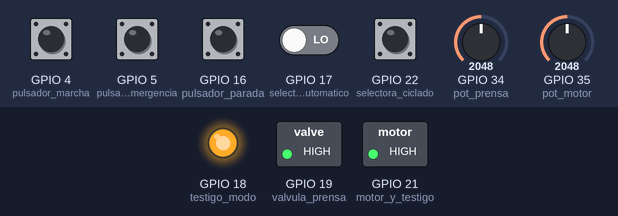
Bench run of a sketch on a simulated ESP32. Parts: switched loads named in the sketch (green lamp = pin HIGH), output pins drawn as LEDs (lit = HIGH). Dashed ring = blinking. The inputs (shaded band) are chosen by the test bench; at power-on: GPIO 4 (pulsador_marcha), GPIO 5 (pulsador_emergencia) HIGH, GPIO 16 (pulsador_parada), GPIO 17 (selectora_automatico), GPIO 22 (selectora_ciclado) LOW, GPIO 34 (pot_prensa) = 2048, GPIO 35 (pot_motor) = 2048. What the sketch prints to the serial monitor is not drawn.

Above: at 1.2 s.
1.3 s: GPIO 4 (pulsador_marcha) pulled LOW for 0.15 s
At 3.2 s:
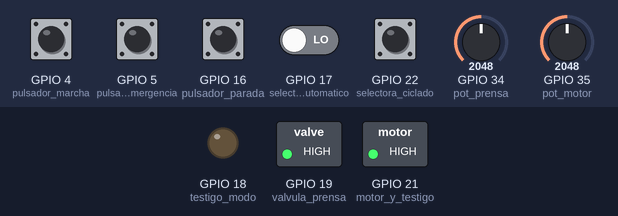
4.4 s: GPIO 5 (pulsador_emergencia) pulled LOW for 0.15 s
At 4.8 s:
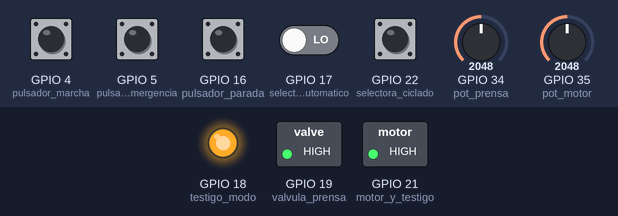
6.0 s: GPIO 4 (pulsador_marcha) pulled LOW for 1 s
At 9.6 s:
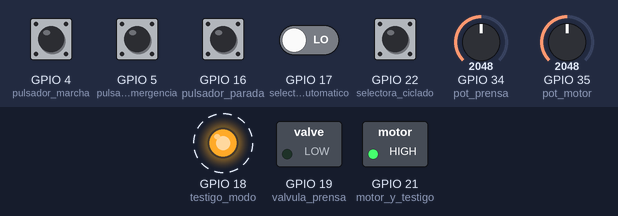
13.1 s: GPIO 5 (pulsador_emergencia) pulled LOW for 1 s
At 14.9 s:
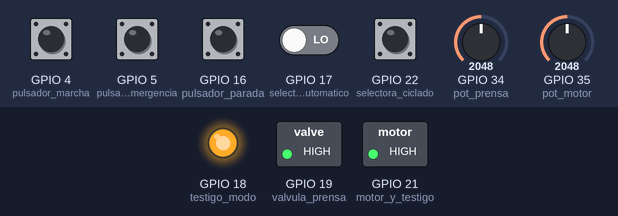
15.6 s: GPIO 4 (pulsador_marcha) driven LOW and GPIO 17 (selectora_automatico) driven HIGH
At 24.0 s:
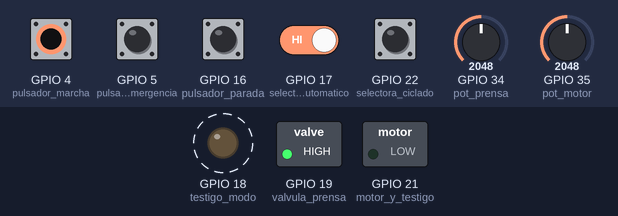
Timing chart, 0 to 24.7 s (numbered marks = the images above; inputs shaded):
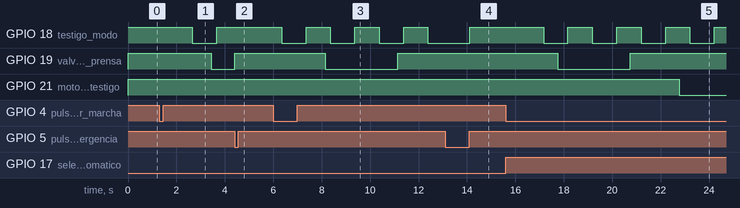

The sketch:

main_automatico_ciclado.ino
```cpp
// PROGRAMA - MODO AUTOMATICO y CICLADO

// --- DEFINICIONES DE PINES ---

// Entradas Pulsadores
const int pulsador_marcha = 4;
const int pulsador_parada = 16;
const int pulsador_emergencia = 5;

// Entradas Llave Selectora
const int selectora_automatico = 17;
const int selectora_ciclado = 22;

// Entradas Potenciómetros
const int pot_prensa = 34;
const int pot_motor = 35;

// Salidas Testigos
const int testigo_modo = 18;

// Salidas Potencia
const int valvula_prensa = 19;
const int motor_y_testigo = 21;

// --- VARIABLES ---

// Variables Máquina de Estados
volatile bool emergenciaActivada = false;
int pasoActual = 0; // -1=Manual, 0=Reposo, 1=Espera, 2=Prensa, 3=Espera, 4=Motor
unsigned long tiempoAnterior = 0;
volatile bool parada = true;
volatile bool modoAutomatico = false; // 0
volatile bool modoCiclado = false; // 1
volatile bool modoManual = false; // 2
int modoSeleccionado = 0;
bool estadoModo = false;
unsigned long tiempoParpadeo = 0;

// Variables para los tiempos
unsigned long tiempo_espera_1 =  2000; // ajustar en código
unsigned long tiempo_prensa = 1000; // ajustar con potenciometro
unsigned long tiempo_motor = 1000; // ajustar con potenciometro
unsigned long tiempo_espera_2 = 2000; // ajustar en código
unsigned long tiempo_luz = 1000; // ajustar en código

// Variables del proceso
unsigned long estampas_completadas = 0;

// --- INTERRUPCIÓN DE EMERGENCIA ---
void IRAM_ATTR manejarEmergencia() {
  if (digitalRead(pulsador_emergencia) == LOW) {
    emergenciaActivada = true;

    // APAGADO CRÍTICO
    digitalWrite(valvula_prensa, HIGH); // HIGH es False, LOW es True
    digitalWrite(motor_y_testigo, HIGH);
  } else {
    emergenciaActivada = false;
  }
}

int chequeo_modo(bool pos1, bool pos2) {
  modoAutomatico = false;
  modoManual = false;
  modoCiclado = false;
  int valor = 0;
  if (pos1 && pos2) {
    modoManual = true;
    valor = 2;
  }
  else if (pos1 && !pos2) {
    modoCiclado = true;
    valor = 1;
  }
  else {
    modoAutomatico = true;
    valor = 0;
  }
  return valor;
}

// Setup de los Pines
void setup() {

  // Inicializar
  Serial.begin(115200);

  // Configuración de Entradas
  pinMode(pulsador_marcha, INPUT);
  pinMode(pulsador_parada, INPUT);
  pinMode(pulsador_emergencia, INPUT);
  pinMode(selectora_automatico, INPUT);
  pinMode(selectora_ciclado, INPUT);
  pinMode(pot_prensa, INPUT);
  pinMode(pot_motor, INPUT);

  // Configuración de Salidas
  pinMode(testigo_modo, OUTPUT);
  pinMode(valvula_prensa, OUTPUT);
  pinMode(motor_y_testigo, OUTPUT);

  // Iniciar todo en False
  digitalWrite(testigo_modo, HIGH);
  digitalWrite(valvula_prensa, HIGH);
  digitalWrite(motor_y_testigo, HIGH);

  // Iniciar Modo Seleccionado
  modoSeleccionado = chequeo_modo(digitalRead(selectora_automatico), digitalRead(selectora_ciclado));

  // Adjuntar interrupción
  attachInterrupt(digitalPinToInterrupt(pulsador_emergencia), manejarEmergencia, CHANGE);
}

// Loop
void loop() {

  // Monitoreo Serial
  Serial.print("Marcha:");
  Serial.print(digitalRead(pulsador_marcha));
  Serial.print(",");
  Serial.print("Parada:");
  Serial.print(digitalRead(pulsador_parada));
  Serial.print(",");
  Serial.print("Selectora 1:");
  Serial.print(digitalRead(selectora_automatico));
  Serial.print(",");
  Serial.print("Selectora 2:");
  Serial.print(digitalRead(selectora_ciclado));
  Serial.print(",");
  Serial.print("Emergencia:");
  Serial.print(digitalRead(pulsador_emergencia));
  Serial.print(",");
  Serial.print("Paso:");
  Serial.print(pasoActual);
  Serial.print(",");
  Serial.print("t_motor:");
  Serial.print(tiempo_motor);
  Serial.print(",");
  Serial.print("t_prensa:");
  Serial.print(tiempo_prensa);
  Serial.print(",");
  Serial.print("Estampas:");
  Serial.print(estampas_completadas);
  Serial.print(",");
  Serial.print("Motor:");
  Serial.print(digitalRead(motor_y_testigo));
  Serial.print(",");
  Serial.print("Prensa:");
  Serial.println(digitalRead(valvula_prensa));

  // Determino el tiempo
  unsigned long tiempoActual = millis();

  // --- 1. GESTIÓN DE EMERGENCIA ---
  if (emergenciaActivada) {
    digitalWrite(valvula_prensa, HIGH);
    digitalWrite(motor_y_testigo, HIGH);
    pasoActual = 0;
    parada = true;
    delay(500);
    return;
  }

  // --- 2. LECTURA DEL MODO ---
  int temp_modo = chequeo_modo(digitalRead(selectora_automatico), digitalRead(selectora_ciclado));

  if (modoSeleccionado != temp_modo) {
    parada = true;
    digitalWrite(valvula_prensa, HIGH);
    digitalWrite(motor_y_testigo, HIGH);
    analogWrite(testigo_modo, modoManual ? 0 : 255);
    if (temp_modo == 2) {
      pasoActual = -1;
    }
    else {
      pasoActual = 0;
    }
    delay(200);
  }
  modoSeleccionado = temp_modo;

  // Gestionar Testigo Modo
  if (pasoActual != 0 && !modoManual) {
    if (tiempoActual - tiempoParpadeo >= tiempo_luz) {
      tiempoParpadeo = tiempoActual;
      estadoModo = !estadoModo;
      analogWrite(testigo_modo, estadoModo ? 255: 0);
    }
  }
  else {
    analogWrite(testigo_modo, modoManual ? 0: 255);
  }

  // --- 3. LECTURA DE PARADA NORMAL ---
  if (digitalRead(pulsador_parada) == HIGH) {
    parada = true;
    delay(200);
  }

  // --- 4. MÁQUINA DE ESTADOS ---
  // ESTADO -1: Manual
  if (pasoActual == -1) {
    if (digitalRead(pulsador_marcha) == LOW && modoManual) {
      digitalWrite(motor_y_testigo, LOW); // Encendido Motor
    }
    else if (parada == true) {
      digitalWrite(motor_y_testigo, HIGH); // Apagado Motor
    }
    delay(200);
  }

  // ESTADO 0: Reposo
  else if (pasoActual == 0) {
    if ((digitalRead(pulsador_marcha) == LOW && modoAutomatico) || (parada == false && modoAutomatico)) {
      parada = false;
      tiempo_prensa = map(analogRead(pot_prensa), 0, 4095, 1000, 5000);
      tiempo_motor = map(analogRead(pot_motor), 0, 4095, 1000, 5000);

      pasoActual = 1;
      tiempoAnterior = tiempoActual;
    }
    else if ((digitalRead(pulsador_marcha) == LOW && modoCiclado)) {
      parada = true;
      tiempo_prensa = map(analogRead(pot_prensa), 0, 4095, 1000, 5000);
      tiempo_motor = map(analogRead(pot_motor), 0, 4095, 1000, 5000);

      pasoActual = 1;
      tiempoAnterior = tiempoActual;
    }
    delay(200);
  }

  // ESTADO 1: Tiempo de Carga/Espera
  else if (pasoActual == 1) {
    if (tiempoActual - tiempoAnterior >= tiempo_espera_1) {
      digitalWrite(valvula_prensa, LOW);

      pasoActual = 2;
      tiempoAnterior = tiempoActual;
    }
  }

  // ESTADO 2: Avance de Prensa
  else if (pasoActual == 2) {
    if (tiempoActual - tiempoAnterior >= tiempo_prensa) {
      digitalWrite(valvula_prensa, HIGH);

      pasoActual = 3;
      tiempoAnterior = tiempoActual;
    }
  }

  // ESTADO 3: Espera prensa/motor
  else if (pasoActual == 3) {
    if (tiempoActual - tiempoAnterior >= tiempo_espera_2) {
      digitalWrite(motor_y_testigo, LOW); // Encendemos el motor y la luz al mismo tiempo

      pasoActual = 4;
      tiempoAnterior = tiempoActual;
    }
  }

  // ESTADO 4: Avance del Motor
  else if (pasoActual == 4) {
    if (tiempoActual - tiempoAnterior >= tiempo_motor) {
      digitalWrite(motor_y_testigo, HIGH); // Apagamos el motor y la luz
      estampas_completadas += 1;
      pasoActual = 0;
    }
  }
}
```

Measured:
- after the input at 1.3 s, GPIO 18 (testigo_modo): HIGH → LOW after 1.4 s, → HIGH 1.0 s later; GPIO 19 (valvula_prensa): HIGH → LOW after 2.1 s
- after the input at 4.4 s, GPIO 18 (testigo_modo): stays HIGH (without the input it goes to LOW after 0.27 s); GPIO 19 (valvula_prensa): LOW → HIGH at once
- after the input at 6.0 s, GPIO 18 (testigo_modo): alternates HIGH for 1.0 s and LOW for 1.0 s, starting after 0.35 s; GPIO 19 (valvula_prensa): HIGH → LOW after 2.2 s, → HIGH 3.0 s later
- after the input at 13.1 s, GPIO 21 (motor_y_testigo): stays HIGH (without the input it goes to LOW after 0.06 s)
- after the input at 15.6 s, GPIO 18 (testigo_modo): alternates HIGH for 1.0 s and LOW for 1.0 s, starting after 1.6 s; GPIO 19 (valvula_prensa): HIGH → LOW after 2.2 s, → HIGH 3.0 s later; GPIO 21 (motor_y_testigo): HIGH → LOW after 7.2 s
